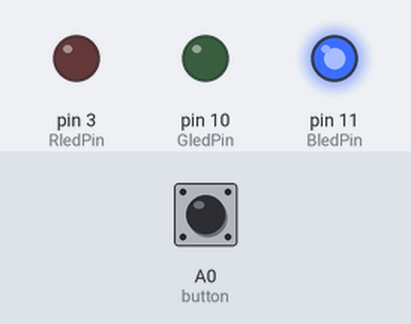
This sketch was run on a simulated Arduino Uno, built with avr-gcc and run on an emulated ATmega328P. On the bench: output pins drawn as LEDs (lit = HIGH). The test bench sets the inputs (shaded band); at power-on: A0 (button) HIGH.

Above: at 1.2 s.
1.3 s: A0 (button) pulled LOW for 0.15 s
At 2.7 s:
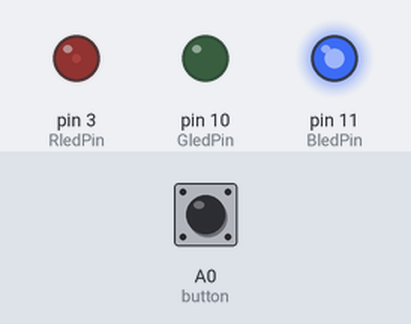
4.4 s: A0 (button) pulled LOW for 1 s
At 5.1 s:
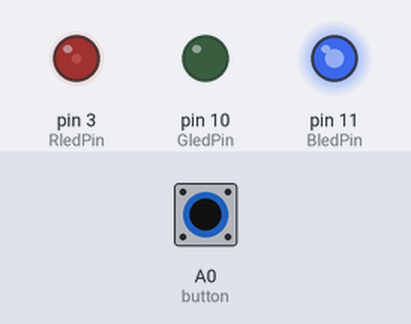
8.4 s: A0 (button) pulled LOW for 0.15 s
At 9.3 s:
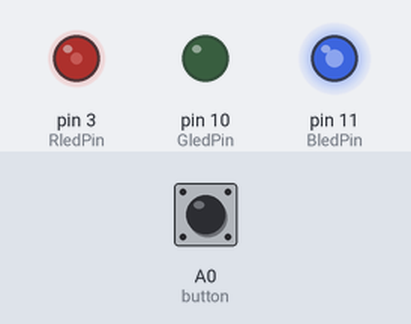
11.5 s: A0 (button) pulsed LOW 2 times (0.12 s each, 0.3 s apart)
At 13.0 s:
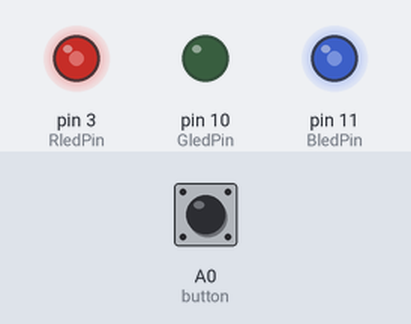
13.6 s: A0 (button) pulled LOW for 3.2 s
At 22.3 s:
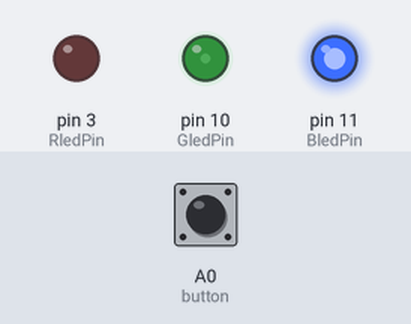
Timing chart, 0 to 29.8 s (numbered marks = the images above; inputs shaded):
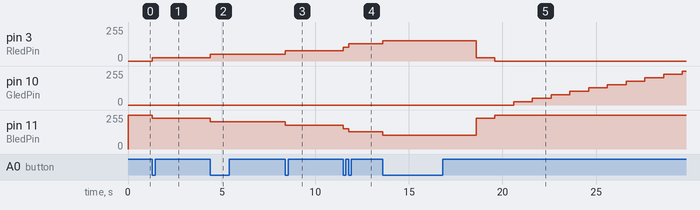

Measured:
- after the input at 1.3 s, pin 3 (RledPin): 0/255 → 26/255 at once; pin 11 (BledPin): 255/255 → 230/255 at once
- after the input at 4.4 s, pin 3 (RledPin): 26/255 → 51/255 at once; pin 10 (GledPin): stays 0/255 (without the input it goes to 102/255 after 1.9 s); pin 11 (BledPin): 230/255 → 204/255 at once
- after the input at 8.4 s, pin 3 (RledPin): 51/255 → 77/255 at once; pin 10 (GledPin): stays 0/255 (without the input it goes to 77/255 after 1.0 s); pin 11 (BledPin): 204/255 → 179/255 at once
- after the input at 11.5 s, pin 3 (RledPin): 77/255 → 102/255 at once, → 128/255 0.30 s later; pin 10 (GledPin): stays 0/255 (without the input it goes to 51/255 after 1.9 s); pin 11 (BledPin): 179/255 → 153/255 at once, → 128/255 0.30 s later
- after the input at 13.6 s, pin 3 (RledPin): 128/255 → 153/255 at once, → 26/255 5.0 s later, → 0/255 1.0 s later; pin 11 (BledPin): 128/255 → 102/255 at once, → 230/255 5.0 s later, → 255/255 1.0 s later

The sketch:

114AC2017.ino
```cpp
const int button = A0;

const int RledPin = 3;
const int GledPin = 10;
const int BledPin = 11;

int mood = 10;
int lastButtonState = HIGH;

unsigned long touchedTimer = 0;
unsigned long reducedTimer = 0;

const unsigned long unTouchInterval = 5000;
const unsigned long reducedInterval = 1000;

void setup() {
  pinMode(button, INPUT);

  pinMode(RledPin, OUTPUT);
  pinMode(GledPin, OUTPUT);
  pinMode(BledPin, OUTPUT);

  touchedTimer = millis();
  reducedTimer = millis();

  showLEDState(mood);
}

void loop() {
  unsigned long currentTimer = millis();
  int buttonState = digitalRead(button);

  if (buttonState == LOW && lastButtonState == HIGH) {
    if (mood < 20) {
      mood++;
    }

    touchedTimer = currentTimer;
    reducedTimer = currentTimer;

    showLEDState(mood);
    delay(30);
  }

  lastButtonState = buttonState;

  if (currentTimer - touchedTimer >= unTouchInterval) {
    if (currentTimer - reducedTimer >= reducedInterval) {
      if (mood > 0) {
        mood--;
        showLEDState(mood);
      }

      reducedTimer += reducedInterval;
    }
  }
}

void showLEDState(int points) {
  int redValue;
  int greenValue;
  int blueValue;

  if (points <= 10) {
    redValue = 255;
    greenValue = points * 25.5;
    blueValue = 0;
  } else {
    redValue = (20 - points) * 25.5;
    greenValue = 255;
    blueValue = (points - 10) * 25.5;
  }

  analogWrite(RledPin, 255 - redValue);
  analogWrite(GledPin, 255 - greenValue);
  analogWrite(BledPin, 255 - blueValue);
}
```
